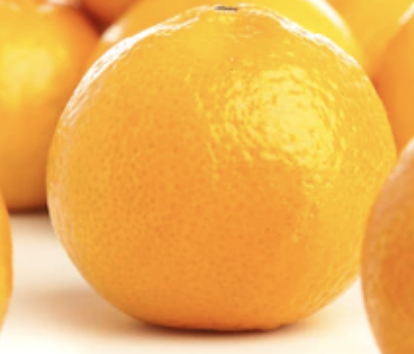
#> input picture FreshVsRotten/dataset/train/freshoranges/Screen Shot 2018-06-13 at 12.10.04 AM.png, 414 x 354 px; its folder holds only this picture in this run
$ jupyter execute ColorAnalysis.ipynb
#> lines starting #> are read from the running program, lines starting #| are printed output that depends on the picture
#> further down, img is the input picture: shape (354, 414, 3); mean B, G, R 82.9, 176.8, 239.1
[cell 1]
from pathlib import Path
import cv2
import matplotlib.pyplot as plt
import numpy as np

---

[cell 2]
def createPlot(pos=0,img_channel=None,img_color='k',label='Error'):
    arreglo_plots[pos,0].set_title(label)
    arreglo_plots[pos,0].imshow(img_channel, cmap="gray")
    arreglo_plots[pos,1].set_title('Histograma '+ label)
    img_array_i = img_channel.ravel()
    arreglo_plots[pos,1].hist(img_array_i,histtype='step', bins=255,
                                range=(0.0, 255.0),density=True, color=img_color);

[cell 3]
def show_every_color(img_rgb,arreglo_plots):


    ##########################################################################################
    #Espacio de color RGB

    ##
    img_R_RGB = img_rgb[:,:,0]
    img_G_RGB = img_rgb[:,:,1]
    img_B_RGB = img_rgb[:,:,2]
    ##
    createPlot(0,img_R_RGB,'r','Canal R (RGB) - img_R_RGB')
    createPlot(1,img_G_RGB,'g','Canal G (RGB) - img_G_RGB')
    createPlot(2,img_B_RGB,'b','Canal B (RGB) - img_B_RGB')


    ##########################################################################################
    # #Espacio de color CMY
    ##
    img_C_CMY = 255 - img_rgb[:,:,0]
    img_M_CMY = 255 - img_rgb[:,:,1]
    img_Y_CMY = 255 - img_rgb[:,:,2]
    ##

    createPlot(3,img_C_CMY,'r','Canal C (CMY) - img_C_CMY')
    createPlot(4,img_M_CMY,'g','Canal M (CMY) - img_M_CMY')
    createPlot(5,img_Y_CMY,'b','Canal Y (CMY) - img_Y_CMY')
    ##########################################################################################
    #Espacio de color YIQ
    img_Y_YIQ = 0.299*img_R_RGB + 0.587*img_G_RGB + 0.114*img_B_RGB
    img_I_YIQ = 0.596*img_R_RGB - 0.274*img_G_RGB - 0.322*img_B_RGB
    img_Q_YIQ = 0.211*img_R_RGB - 0.523*img_G_RGB + 0.312*img_B_RGB

    createPlot(6,img_Y_YIQ,'r','Canal Y (YIQ) - img_Y_YIQ')
    createPlot(7,img_I_YIQ,'g','Canal I (YIQ) - img_I_YIQ')
    createPlot(8,img_Q_YIQ,'b','Canal Q (YIQ) - img_Q_YIQ')
    ##########################################################################################
    #Espacio de color LAB
    ##
    img_lab  = cv2.cvtColor(img_rgb, cv2.COLOR_RGB2LAB)
#> img_lab: shape (354, 414, 3); mean of channels 0, 1, 2 195.2, 142.4, 183.1
    img_L_LAB = img_lab[:,:,0]
    img_A_LAB = img_lab[:,:,1]
    img_B_LAB = img_lab[:,:,2]
    ##
    createPlot(9 ,img_L_LAB,'r','Canal L (LAB) - img_L_LAB')
    createPlot(10,img_A_LAB,'g','Canal A (LAB) - img_A_LAB')
    createPlot(11,img_B_LAB,'b','Canal B (LAB) - img_B_LAB')

    ##########################################################################################
    # #Espacio de color YUV
    img_yuv = cv2.cvtColor(img_rgb, cv2.COLOR_RGB2YUV)
#> img_yuv: shape (354, 414, 3); mean of channels 0, 1, 2 184.7, 77.9, 175.6

    img_Y_YUV = img_yuv[:,:,0]
    img_U_YUV =  img_yuv[:,:,1]
    img_V_YUV = img_yuv[:,:,2]

    createPlot(12,img_Y_YUV,'r','Canal Y (YUV) - img_Y_YUV')
    createPlot(13,img_U_YUV,'g','Canal U (YUV) - img_U_YUV')
    createPlot(14,img_V_YUV,'b','Canal V (YUV) - img_V_YUV')

    ##########################################################################################
    # #Espacio de color HSV
    ##
    hsv = cv2.cvtColor(img_rgb,cv2.COLOR_RGB2HSV)
#> hsv: shape (354, 414, 3); mean H, S, V 18.1, 167.4, 239.1
    img_h_hsv = hsv[:, :, 0]
    img_s_hsv = hsv[:, :, 1]
    img_v_hsv = hsv[:, :, 2]
    # ##
    createPlot(15,img_h_hsv,'r','Canal H (HSV) - img_h_hsv')
    createPlot(16,img_s_hsv,'g','Canal S (HSV) - img_s_hsv')
    createPlot(17,img_v_hsv,'b','Canal V (HSV) - img_v_hsv')

    ##########################################################################################
    # #Espacio de color HLS
    ##
    HLS= cv2.cvtColor(img_rgb,cv2.COLOR_RGB2HLS)
#> HLS: shape (354, 414, 3); mean of channels 0, 1, 2 18.1, 161.3, 216.5
    img_H_HLS = HLS[:, :, 0]
    img_L_HLS = HLS[:, :, 1]
    img_S_HLS = HLS[:, :, 2]
    ##
    createPlot(18,img_H_HLS,'r','Canal H (HLS) - img_H_HLS')
    createPlot(19,img_L_HLS,'g','Canal L (HLS) - img_L_HLS')
    createPlot(20,img_S_HLS,'b','Canal S (HLS) - img_S_HLS')

    ##########################################################################################
    # #Espacio de color xyz
    img_xyz  = cv2.cvtColor(img_rgb, cv2.COLOR_RGB2XYZ)
#> img_xyz: shape (354, 414, 3); mean of channels 0, 1, 2 176.8, 183.3, 104.4
    img_X_XYZ = img_xyz[:,:,0]
    img_Y_XYZ = img_xyz[:,:,1]
    img_Z_XYZ = img_xyz[:,:,2]

    createPlot(21,img_X_XYZ,'r','Canal X (XYZ) - img_X_XYZ')
    createPlot(22,img_Y_XYZ,'g','Canal Y (XYZ) - img_Y_XYZ')
    createPlot(23,img_Z_XYZ,'b','Canal Z (XYZ) - img_Z_XYZ')
    plt.show()
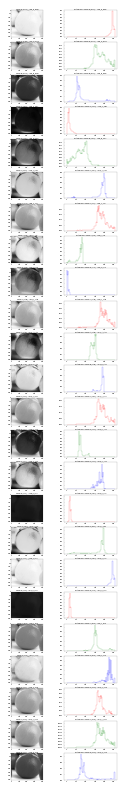
#> figure drawn by matplotlib, 48 panels

---

[cell 4]
cwd = Path.cwd()
TRAIN_PATH = cwd / 'dataset'/ 'train'
FRESH_PATH = TRAIN_PATH / 'freshoranges'

fresh_images = list(FRESH_PATH.glob('Screen Shot*.png'))
fresh_images = [image.relative_to(cwd) for image in fresh_images]

img = cv2.imread(str(fresh_images[0]),cv2.IMREAD_COLOR)
img = cv2.cvtColor(img, cv2.COLOR_BGR2RGB)

plt.imshow(img)
# str(images[0])

[cell 5]
fig, arreglo_plots = plt.subplots(24,2, figsize=(15, 100))
show_every_color(img,arreglo_plots)

---

[cell 6]
ROTTEN_PATH = TRAIN_PATH / 'rottenoranges'

rotten_images = list(ROTTEN_PATH.glob('Screen Shot*.png'))
rotten_images = [image.relative_to(cwd) for image in rotten_images]

img = cv2.imread(str(rotten_images[0]),cv2.IMREAD_COLOR)
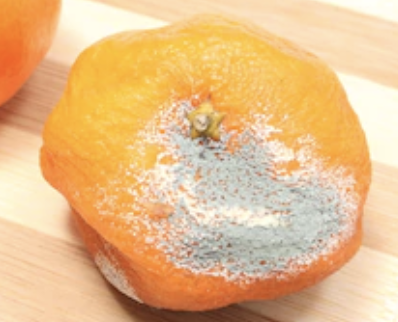
#> input picture FreshVsRotten/dataset/train/rottenoranges/Screen Shot 2018-06-12 at 11.28.50 PM.png, 398 x 322 px
#> img is the input picture: shape (322, 398, 3); mean B, G, R 138.5, 189.2, 231.4
img = cv2.cvtColor(img, cv2.COLOR_BGR2RGB)
plt.imshow(img)

[cell 7]
fig, arreglo_plots = plt.subplots(24,2, figsize=(15, 100))
show_every_color(img,arreglo_plots)
#> in show_every_color (call 2), `img_R_RGB = img_rgb[:,:,0]`:
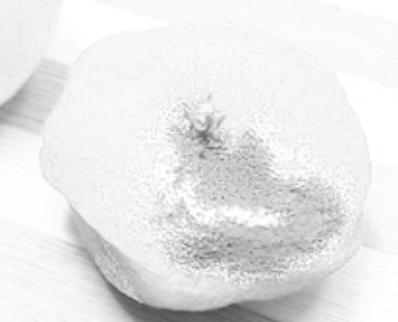
#> img_R_RGB: shape (322, 398); min 78, max 255, mean 231.4
#> in show_every_color (call 2), `img_B_RGB = img_rgb[:,:,2]`:
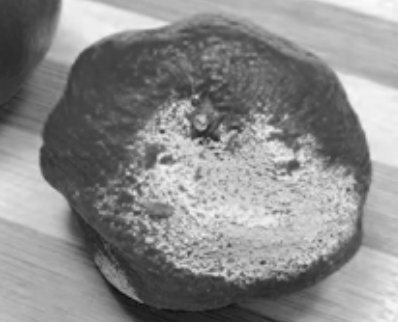
#> img_B_RGB: shape (322, 398); min 13, max 250, mean 138.5
#> in show_every_color (call 2), `img_C_CMY = 255 - img_rgb[:,:,0]`:
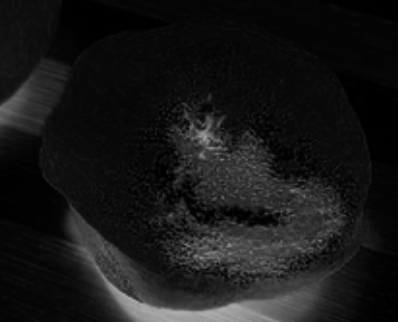
#> img_C_CMY: shape (322, 398); min 0, max 177, mean 23.6
#> in show_every_color (call 2), `img_M_CMY = 255 - img_rgb[:,:,1]`:
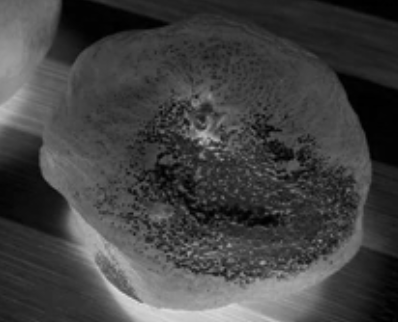
#> img_M_CMY: shape (322, 398); min 0, max 221, mean 65.8
#> in show_every_color (call 2), `img_Y_YIQ = 0.299*img_R_RGB + 0.587*img_G_RGB + 0.114*img_B_RGB`:
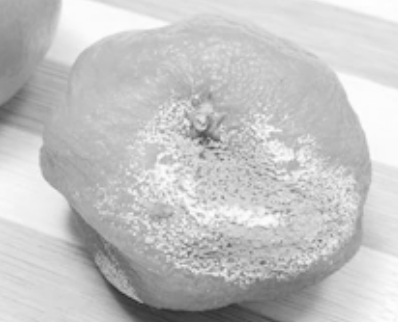
#> img_Y_YIQ: shape (322, 398) float64; min 45.58, max 254.3, mean 196
#> in show_every_color (call 2), `img_I_YIQ = 0.596*img_R_RGB - 0.274*img_G_RGB - 0.322*img_B_RGB`:
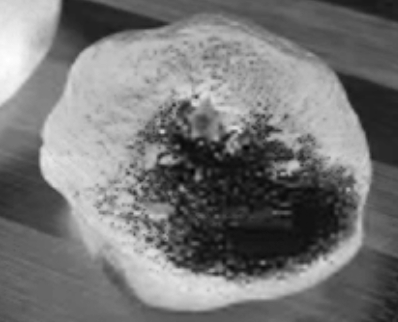
#> img_I_YIQ: shape (322, 398) float64; min -8.67, max 99.41, mean 41.5; drawn with min black and max white
#> in show_every_color (call 2), `img_Q_YIQ = 0.211*img_R_RGB - 0.523*img_G_RGB + 0.312*img_B_RGB`:
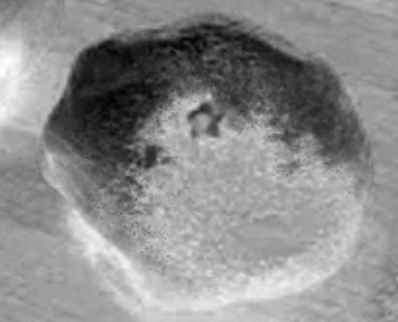
#> img_Q_YIQ: shape (322, 398) float64; min -29.82, max 11.64, mean -6.91; drawn with min black and max white
#> in show_every_color (call 2), `img_lab  = cv2.cvtColor(img_rgb, cv2.COLOR_RGB2LAB)`: img_lab: shape (322, 398, 3); mean of channels 0, 1, 2 202.7, 137.8, 159.5
#> in show_every_color (call 2), `img_B_LAB = img_lab[:,:,2]`:
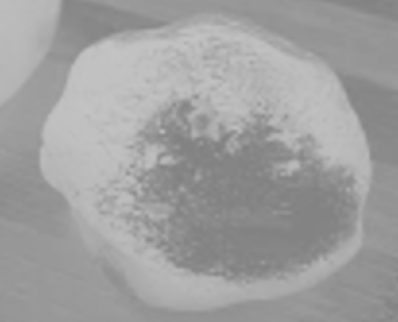
#> img_B_LAB: shape (322, 398); min 126, max 195, mean 159.5
#> in show_every_color (call 2), `img_yuv = cv2.cvtColor(img_rgb, cv2.COLOR_RGB2YUV)`: img_yuv: shape (322, 398, 3); mean of channels 0, 1, 2 196, 99.7, 159
